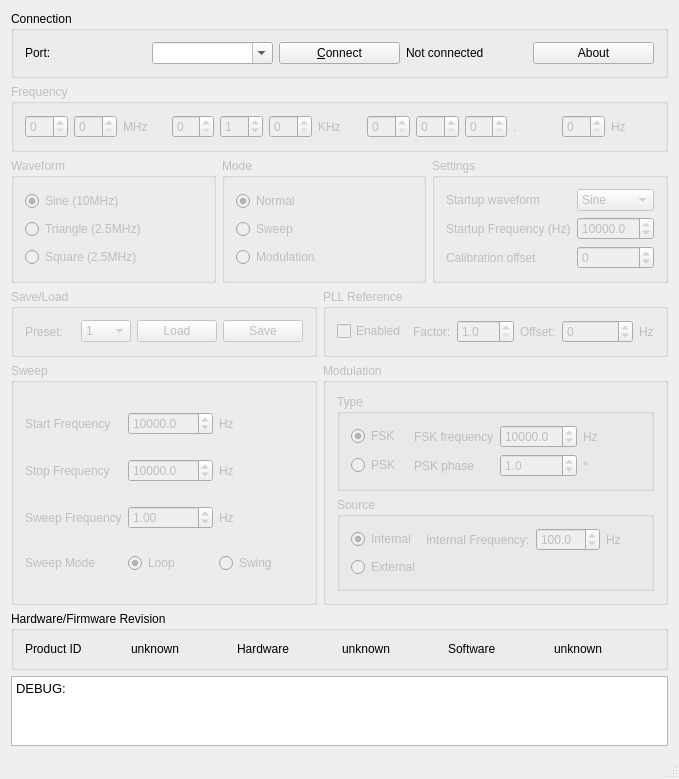
<?xml version="1.0" encoding="UTF-8"?>
<ui version="4.0">
 <class>AE20125gui</class>
 <widget class="QMainWindow" name="AE20125gui">
  <property name="geometry">
   <rect>
    <x>0</x>
    <y>0</y>
    <width>679</width>
    <height>633</height>
   </rect>
  </property>
  <property name="sizePolicy">
   <sizepolicy hsizetype="Fixed" vsizetype="Fixed">
    <horstretch>0</horstretch>
    <verstretch>0</verstretch>
   </sizepolicy>
  </property>
  <property name="windowTitle">
   <string>AE20125gui</string>
  </property>
  <widget class="QWidget" name="centralWidget">
   <layout class="QVBoxLayout" name="verticalLayout_2">
    <item>
     <widget class="QGroupBox" name="groupBox_con">
      <property name="title">
       <string>Connection</string>
      </property>
      <layout class="QHBoxLayout" name="horizontalLayout_3">
       <item>
        <widget class="QLabel" name="label_con_port">
         <property name="text">
          <string>Port:</string>
         </property>
        </widget>
       </item>
       <item>
        <widget class="QComboBox" name="comboBox_con_port">
         <property name="editable">
          <bool>true</bool>
         </property>
        </widget>
       </item>
       <item>
        <widget class="QPushButton" name="pushButton_con_connect">
         <property name="text">
          <string>&amp;Connect</string>
         </property>
        </widget>
       </item>
       <item>
        <widget class="QLabel" name="label_con_status">
         <property name="text">
          <string>Not connected</string>
         </property>
        </widget>
       </item>
       <item>
        <widget class="QPushButton" name="pushButton_con_about">
         <property name="text">
          <string>About</string>
         </property>
        </widget>
       </item>
      </layout>
     </widget>
    </item>
    <item>
     <widget class="QGroupBox" name="groupBox_freq">
      <property name="enabled">
       <bool>false</bool>
      </property>
      <property name="title">
       <string>Frequency</string>
      </property>
      <layout class="QHBoxLayout" name="horizontalLayout_2">
       <item>
        <widget class="QSpinBox" name="spinBox_m10">
         <property name="maximum">
          <number>1</number>
         </property>
        </widget>
       </item>
       <item>
        <widget class="QSpinBox" name="spinBox_m1">
         <property name="maximum">
          <number>9</number>
         </property>
        </widget>
       </item>
       <item>
        <widget class="QLabel" name="Label_freq_MHz">
         <property name="text">
          <string>MHz</string>
         </property>
        </widget>
       </item>
       <item>
        <widget class="QSpinBox" name="spinBox_k100">
         <property name="maximum">
          <number>9</number>
         </property>
        </widget>
       </item>
       <item>
        <widget class="QSpinBox" name="spinBox_k10">
         <property name="maximum">
          <number>9</number>
         </property>
         <property name="value">
          <number>1</number>
         </property>
        </widget>
       </item>
       <item>
        <widget class="QSpinBox" name="spinBox_k1">
         <property name="maximum">
          <number>9</number>
         </property>
        </widget>
       </item>
       <item>
        <widget class="QLabel" name="label_freq_KHz">
         <property name="text">
          <string>KHz</string>
         </property>
        </widget>
       </item>
       <item>
        <widget class="QSpinBox" name="spinBox_100">
         <property name="maximum">
          <number>9</number>
         </property>
        </widget>
       </item>
       <item>
        <widget class="QSpinBox" name="spinBox_10">
         <property name="maximum">
          <number>9</number>
         </property>
        </widget>
       </item>
       <item>
        <widget class="QSpinBox" name="spinBox_1">
         <property name="maximum">
          <number>9</number>
         </property>
        </widget>
       </item>
       <item>
        <widget class="QLabel" name="label_freq_decimal">
         <property name="text">
          <string>.</string>
         </property>
        </widget>
       </item>
       <item>
        <widget class="QSpinBox" name="spinBox_01">
         <property name="maximum">
          <number>9</number>
         </property>
        </widget>
       </item>
       <item>
        <widget class="QLabel" name="label_freq_Hz">
         <property name="text">
          <string>Hz</string>
         </property>
        </widget>
       </item>
      </layout>
     </widget>
    </item>
    <item>
     <layout class="QHBoxLayout" name="horizontalLayout">
      <item>
       <widget class="QGroupBox" name="groupBox_wav">
        <property name="enabled">
         <bool>false</bool>
        </property>
        <property name="title">
         <string>Waveform</string>
        </property>
        <layout class="QVBoxLayout" name="verticalLayout">
         <item>
          <widget class="QRadioButton" name="radioButton_wav_sine">
           <property name="text">
            <string>Sine (10MHz)</string>
           </property>
           <property name="checked">
            <bool>true</bool>
           </property>
          </widget>
         </item>
         <item>
          <widget class="QRadioButton" name="radioButton_wav_tri">
           <property name="text">
            <string>Triangle (2.5MHz)</string>
           </property>
          </widget>
         </item>
         <item>
          <widget class="QRadioButton" name="radioButton_wav_rect">
           <property name="text">
            <string>Square (2.5MHz)</string>
           </property>
          </widget>
         </item>
        </layout>
       </widget>
      </item>
      <item>
       <widget class="QGroupBox" name="groupBox_mode">
        <property name="enabled">
         <bool>false</bool>
        </property>
        <property name="title">
         <string>Mode</string>
        </property>
        <layout class="QVBoxLayout" name="verticalLayout_3">
         <item>
          <widget class="QRadioButton" name="radioButton_mode_norm">
           <property name="text">
            <string>Normal</string>
           </property>
           <property name="checked">
            <bool>true</bool>
           </property>
          </widget>
         </item>
         <item>
          <widget class="QRadioButton" name="radioButton_mode_sweep">
           <property name="text">
            <string>Sweep</string>
           </property>
          </widget>
         </item>
         <item>
          <widget class="QRadioButton" name="radioButton_mode_mod">
           <property name="text">
            <string>Modulation</string>
           </property>
          </widget>
         </item>
        </layout>
       </widget>
      </item>
      <item>
       <widget class="QGroupBox" name="groupBox_set">
        <property name="enabled">
         <bool>false</bool>
        </property>
        <property name="title">
         <string>Settings</string>
        </property>
        <layout class="QGridLayout" name="gridLayout_2">
         <item row="0" column="1">
          <widget class="QComboBox" name="comboBox_set_wav">
           <item>
            <property name="text">
             <string>Sine</string>
            </property>
           </item>
           <item>
            <property name="text">
             <string>Triangle</string>
            </property>
           </item>
           <item>
            <property name="text">
             <string>Square</string>
            </property>
           </item>
          </widget>
         </item>
         <item row="1" column="0">
          <widget class="QLabel" name="label_set_frq">
           <property name="text">
            <string>Startup Frequency (Hz)</string>
           </property>
          </widget>
         </item>
         <item row="0" column="0">
          <widget class="QLabel" name="label_set_wav">
           <property name="text">
            <string>Startup waveform</string>
           </property>
          </widget>
         </item>
         <item row="2" column="0">
          <widget class="QLabel" name="label_set_cal">
           <property name="text">
            <string>Calibration offset</string>
           </property>
          </widget>
         </item>
         <item row="2" column="1">
          <widget class="QSpinBox" name="spinBox_set_cal">
           <property name="minimum">
            <number>-10000</number>
           </property>
           <property name="maximum">
            <number>10000</number>
           </property>
          </widget>
         </item>
         <item row="1" column="1">
          <widget class="QDoubleSpinBox" name="doubleSpinBox_set_frq">
           <property name="decimals">
            <number>1</number>
           </property>
           <property name="minimum">
            <double>0.100000000000000</double>
           </property>
           <property name="maximum">
            <double>10000000.000000000000000</double>
           </property>
           <property name="value">
            <double>10000.000000000000000</double>
           </property>
          </widget>
         </item>
        </layout>
       </widget>
      </item>
     </layout>
    </item>
    <item>
     <layout class="QGridLayout" name="gridLayout">
      <item row="0" column="0">
       <widget class="QGroupBox" name="groupBox_file">
        <property name="enabled">
         <bool>false</bool>
        </property>
        <property name="title">
         <string>Save/Load</string>
        </property>
        <layout class="QHBoxLayout" name="horizontalLayout_5">
         <item>
          <widget class="QLabel" name="label_file_preset">
           <property name="text">
            <string>Preset:</string>
           </property>
          </widget>
         </item>
         <item>
          <widget class="QComboBox" name="comboBox">
           <item>
            <property name="text">
             <string>1</string>
            </property>
           </item>
           <item>
            <property name="text">
             <string>2</string>
            </property>
           </item>
           <item>
            <property name="text">
             <string>3</string>
            </property>
           </item>
           <item>
            <property name="text">
             <string>4</string>
            </property>
           </item>
           <item>
            <property name="text">
             <string>5</string>
            </property>
           </item>
          </widget>
         </item>
         <item>
          <widget class="QPushButton" name="pushButton_file_load">
           <property name="text">
            <string>Load</string>
           </property>
          </widget>
         </item>
         <item>
          <widget class="QPushButton" name="pushButton_file_save">
           <property name="text">
            <string>Save</string>
           </property>
          </widget>
         </item>
        </layout>
       </widget>
      </item>
      <item row="1" column="1">
       <widget class="QGroupBox" name="groupBox_mod">
        <property name="enabled">
         <bool>false</bool>
        </property>
        <property name="title">
         <string>Modulation</string>
        </property>
        <layout class="QVBoxLayout" name="verticalLayout_4">
         <item>
          <widget class="QGroupBox" name="groupBox_mod_typ">
           <property name="title">
            <string>Type</string>
           </property>
           <layout class="QGridLayout" name="gridLayout_4">
            <item row="1" column="2">
             <widget class="QDoubleSpinBox" name="doubleSpinBox_mod_typ_deg">
              <property name="enabled">
               <bool>false</bool>
              </property>
              <property name="decimals">
               <number>1</number>
              </property>
              <property name="minimum">
               <double>0.100000000000000</double>
              </property>
              <property name="maximum">
               <double>359.899999999999977</double>
              </property>
              <property name="value">
               <double>1.000000000000000</double>
              </property>
             </widget>
            </item>
            <item row="0" column="2">
             <widget class="QDoubleSpinBox" name="doubleSpinBox_mod_typ_freq">
              <property name="decimals">
               <number>1</number>
              </property>
              <property name="minimum">
               <double>0.100000000000000</double>
              </property>
              <property name="maximum">
               <double>10000000.000000000000000</double>
              </property>
              <property name="value">
               <double>10000.000000000000000</double>
              </property>
             </widget>
            </item>
            <item row="0" column="0">
             <widget class="QRadioButton" name="radioButton_mod_typ_fsk">
              <property name="text">
               <string>FSK</string>
              </property>
              <property name="checked">
               <bool>true</bool>
              </property>
             </widget>
            </item>
            <item row="1" column="1">
             <widget class="QLabel" name="label_mod_typ_phase">
              <property name="enabled">
               <bool>false</bool>
              </property>
              <property name="text">
               <string>PSK phase</string>
              </property>
             </widget>
            </item>
            <item row="0" column="1">
             <widget class="QLabel" name="label_mod_typ_freq">
              <property name="text">
               <string>FSK frequency</string>
              </property>
             </widget>
            </item>
            <item row="1" column="0">
             <widget class="QRadioButton" name="radioButton_mod_typ_PSK">
              <property name="text">
               <string>PSK</string>
              </property>
             </widget>
            </item>
            <item row="0" column="3">
             <widget class="QLabel" name="label_mod_typ_hz">
              <property name="text">
               <string>Hz</string>
              </property>
             </widget>
            </item>
            <item row="1" column="3">
             <widget class="QLabel" name="label_mod_typ_deg">
              <property name="enabled">
               <bool>false</bool>
              </property>
              <property name="text">
               <string>°</string>
              </property>
             </widget>
            </item>
           </layout>
          </widget>
         </item>
         <item>
          <widget class="QGroupBox" name="groupBox_mod_src">
           <property name="title">
            <string>Source</string>
           </property>
           <layout class="QGridLayout" name="gridLayout_5">
            <item row="0" column="3">
             <widget class="QLabel" name="label_mod_src_hz">
              <property name="text">
               <string>Hz</string>
              </property>
             </widget>
            </item>
            <item row="0" column="0">
             <widget class="QRadioButton" name="radioButton_mod_src_int">
              <property name="text">
               <string>Internal</string>
              </property>
              <property name="checked">
               <bool>true</bool>
              </property>
             </widget>
            </item>
            <item row="1" column="0">
             <widget class="QRadioButton" name="radioButton_mod_src_ext">
              <property name="text">
               <string>External</string>
              </property>
             </widget>
            </item>
            <item row="0" column="1">
             <widget class="QLabel" name="label_mod_src_freq">
              <property name="text">
               <string>Internal Frequency:</string>
              </property>
             </widget>
            </item>
            <item row="0" column="2">
             <widget class="QDoubleSpinBox" name="doubleSpinBox_mod_src_freq">
              <property name="decimals">
               <number>1</number>
              </property>
              <property name="minimum">
               <double>0.100000000000000</double>
              </property>
              <property name="maximum">
               <double>1000.000000000000000</double>
              </property>
              <property name="value">
               <double>100.000000000000000</double>
              </property>
             </widget>
            </item>
           </layout>
          </widget>
         </item>
        </layout>
       </widget>
      </item>
      <item row="1" column="0">
       <widget class="QGroupBox" name="groupBox_sweep">
        <property name="enabled">
         <bool>false</bool>
        </property>
        <property name="title">
         <string>Sweep</string>
        </property>
        <layout class="QGridLayout" name="gridLayout_3">
         <item row="1" column="0">
          <widget class="QLabel" name="label_sqeep_stop">
           <property name="text">
            <string>Stop Frequency</string>
           </property>
          </widget>
         </item>
         <item row="0" column="1">
          <widget class="QDoubleSpinBox" name="doubleSpinBox_sweep_start">
           <property name="decimals">
            <number>1</number>
           </property>
           <property name="minimum">
            <double>0.100000000000000</double>
           </property>
           <property name="maximum">
            <double>10000000.000000000000000</double>
           </property>
           <property name="value">
            <double>10000.000000000000000</double>
           </property>
          </widget>
         </item>
         <item row="3" column="0">
          <widget class="QLabel" name="label_sweep_mode">
           <property name="text">
            <string>Sweep Mode</string>
           </property>
          </widget>
         </item>
         <item row="1" column="1">
          <widget class="QDoubleSpinBox" name="doubleSpinBox_sweep_stop">
           <property name="decimals">
            <number>1</number>
           </property>
           <property name="minimum">
            <double>0.100000000000000</double>
           </property>
           <property name="maximum">
            <double>10000000.000000000000000</double>
           </property>
           <property name="value">
            <double>10000.000000000000000</double>
           </property>
          </widget>
         </item>
         <item row="0" column="0">
          <widget class="QLabel" name="label_sweep_start">
           <property name="text">
            <string>Start Frequency</string>
           </property>
          </widget>
         </item>
         <item row="2" column="0">
          <widget class="QLabel" name="label_sweep_freq">
           <property name="text">
            <string>Sweep Frequency</string>
           </property>
          </widget>
         </item>
         <item row="2" column="1">
          <widget class="QDoubleSpinBox" name="doubleSpinBox_sweep_freq">
           <property name="minimum">
            <double>0.100000000000000</double>
           </property>
           <property name="maximum">
            <double>10.000000000000000</double>
           </property>
           <property name="value">
            <double>1.000000000000000</double>
           </property>
          </widget>
         </item>
         <item row="0" column="2">
          <widget class="QLabel" name="label_sweep_hzstart">
           <property name="text">
            <string>Hz</string>
           </property>
          </widget>
         </item>
         <item row="1" column="2">
          <widget class="QLabel" name="label_sweep_hzstop">
           <property name="text">
            <string>Hz</string>
           </property>
          </widget>
         </item>
         <item row="2" column="2">
          <widget class="QLabel" name="label_sweep_hzsweep">
           <property name="text">
            <string>Hz</string>
           </property>
          </widget>
         </item>
         <item row="3" column="1">
          <widget class="QRadioButton" name="radioButton_sweep_loop">
           <property name="text">
            <string>Loop</string>
           </property>
           <property name="checked">
            <bool>true</bool>
           </property>
          </widget>
         </item>
         <item row="3" column="2">
          <widget class="QRadioButton" name="radioButton_sweep_swing">
           <property name="text">
            <string>Swing</string>
           </property>
          </widget>
         </item>
        </layout>
       </widget>
      </item>
      <item row="0" column="1">
       <widget class="QGroupBox" name="groupBox_pll">
        <property name="enabled">
         <bool>false</bool>
        </property>
        <property name="title">
         <string>PLL Reference</string>
        </property>
        <layout class="QHBoxLayout" name="horizontalLayout_4">
         <item>
          <widget class="QCheckBox" name="checkBox_pll_on">
           <property name="text">
            <string>Enabled</string>
           </property>
          </widget>
         </item>
         <item>
          <widget class="QLabel" name="label_pll_fact">
           <property name="enabled">
            <bool>false</bool>
           </property>
           <property name="text">
            <string>Factor:</string>
           </property>
          </widget>
         </item>
         <item>
          <widget class="QDoubleSpinBox" name="doubleSpinBox_pll_fact">
           <property name="enabled">
            <bool>false</bool>
           </property>
           <property name="decimals">
            <number>1</number>
           </property>
           <property name="minimum">
            <double>1.000000000000000</double>
           </property>
           <property name="maximum">
            <double>999.899999999999977</double>
           </property>
           <property name="value">
            <double>1.000000000000000</double>
           </property>
          </widget>
         </item>
         <item>
          <widget class="QLabel" name="label_pll_off">
           <property name="enabled">
            <bool>false</bool>
           </property>
           <property name="text">
            <string>Offset:</string>
           </property>
          </widget>
         </item>
         <item>
          <widget class="QSpinBox" name="spinBox_pll_off">
           <property name="enabled">
            <bool>false</bool>
           </property>
           <property name="minimum">
            <number>-1000000000</number>
           </property>
           <property name="maximum">
            <number>1000000000</number>
           </property>
          </widget>
         </item>
         <item>
          <widget class="QLabel" name="label_pll_hz">
           <property name="enabled">
            <bool>false</bool>
           </property>
           <property name="text">
            <string>Hz</string>
           </property>
          </widget>
         </item>
        </layout>
       </widget>
      </item>
     </layout>
    </item>
    <item>
     <widget class="QGroupBox" name="groupBox_hw">
      <property name="title">
       <string>Hardware/Firmware Revision</string>
      </property>
      <layout class="QHBoxLayout" name="horizontalLayout_6">
       <item>
        <widget class="QLabel" name="label_hw_pid">
         <property name="text">
          <string>Product ID</string>
         </property>
        </widget>
       </item>
       <item>
        <widget class="QLabel" name="label_hw_pidv">
         <property name="text">
          <string>unknown</string>
         </property>
        </widget>
       </item>
       <item>
        <widget class="QLabel" name="label_hw_hw">
         <property name="text">
          <string>Hardware</string>
         </property>
        </widget>
       </item>
       <item>
        <widget class="QLabel" name="label_hw_hwv">
         <property name="text">
          <string>unknown</string>
         </property>
        </widget>
       </item>
       <item>
        <widget class="QLabel" name="label_hw_fw">
         <property name="text">
          <string>Software</string>
         </property>
        </widget>
       </item>
       <item>
        <widget class="QLabel" name="label_hw_fwv">
         <property name="text">
          <string>unknown</string>
         </property>
        </widget>
       </item>
      </layout>
     </widget>
    </item>
    <item>
     <widget class="QTextEdit" name="textEdit_debug">
      <property name="html">
       <string>&lt;!DOCTYPE HTML PUBLIC &quot;-//W3C//DTD HTML 4.0//EN&quot; &quot;http://www.w3.org/TR/REC-html40/strict.dtd&quot;&gt;
&lt;html&gt;&lt;head&gt;&lt;meta name=&quot;qrichtext&quot; content=&quot;1&quot; /&gt;&lt;style type=&quot;text/css&quot;&gt;
p, li { white-space: pre-wrap; }
&lt;/style&gt;&lt;/head&gt;&lt;body style=&quot; font-family:'Sans'; font-size:10pt; font-weight:400; font-style:normal;&quot;&gt;
&lt;p style=&quot; margin-top:0px; margin-bottom:0px; margin-left:0px; margin-right:0px; -qt-block-indent:0; text-indent:0px;&quot;&gt;DEBUG:&lt;/p&gt;
&lt;p style=&quot;-qt-paragraph-type:empty; margin-top:0px; margin-bottom:0px; margin-left:0px; margin-right:0px; -qt-block-indent:0; text-indent:0px;&quot;&gt;&lt;br /&gt;&lt;/p&gt;&lt;/body&gt;&lt;/html&gt;</string>
      </property>
     </widget>
    </item>
   </layout>
  </widget>
  <widget class="QMenuBar" name="menuBar">
   <property name="enabled">
    <bool>false</bool>
   </property>
   <property name="geometry">
    <rect>
     <x>0</x>
     <y>0</y>
     <width>0</width>
     <height>0</height>
    </rect>
   </property>
   <property name="maximumSize">
    <size>
     <width>0</width>
     <height>0</height>
    </size>
   </property>
  </widget>
  <widget class="QToolBar" name="mainToolBar">
   <property name="enabled">
    <bool>false</bool>
   </property>
   <property name="maximumSize">
    <size>
     <width>0</width>
     <height>0</height>
    </size>
   </property>
   <attribute name="toolBarArea">
    <enum>TopToolBarArea</enum>
   </attribute>
   <attribute name="toolBarBreak">
    <bool>false</bool>
   </attribute>
  </widget>
  <widget class="QStatusBar" name="statusBar"/>
 </widget>
 <layoutdefault spacing="6" margin="11"/>
 <resources/>
 <connections/>
</ui>
